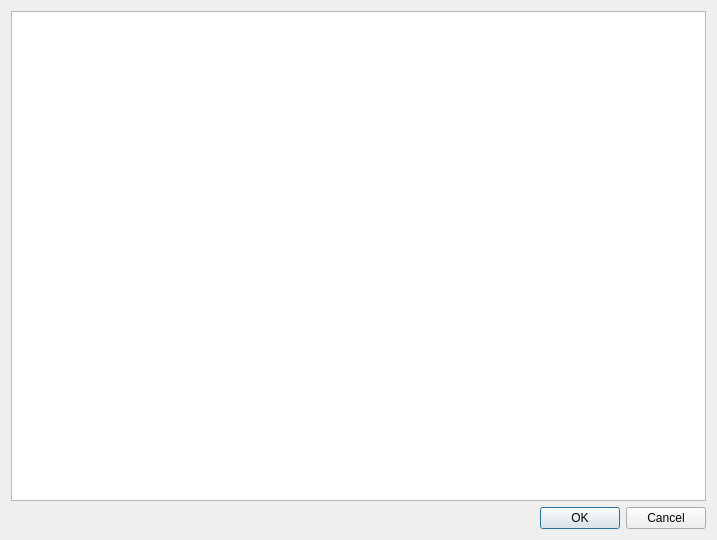
<?xml version="1.0" encoding="UTF-8"?>
<ui version="4.0">
 <class>JobEnvironmentWindowUI</class>
 <widget class="QDialog" name="JobEnvironmentWindowUI">
  <property name="geometry">
   <rect>
    <x>0</x>
    <y>0</y>
    <width>717</width>
    <height>540</height>
   </rect>
  </property>
  <property name="windowTitle">
   <string>Execution Environment for Job</string>
  </property>
  <layout class="QVBoxLayout" name="verticalLayout">
   <item>
    <widget class="QTextEdit" name="textEdit"/>
   </item>
   <item>
    <widget class="QDialogButtonBox" name="buttonBox">
     <property name="orientation">
      <enum>Qt::Horizontal</enum>
     </property>
     <property name="standardButtons">
      <set>QDialogButtonBox::Cancel|QDialogButtonBox::Ok</set>
     </property>
    </widget>
   </item>
  </layout>
 </widget>
 <resources/>
 <connections>
  <connection>
   <sender>buttonBox</sender>
   <signal>accepted()</signal>
   <receiver>JobEnvironmentWindowUI</receiver>
   <slot>accept()</slot>
   <hints>
    <hint type="sourcelabel">
     <x>248</x>
     <y>254</y>
    </hint>
    <hint type="destinationlabel">
     <x>157</x>
     <y>274</y>
    </hint>
   </hints>
  </connection>
  <connection>
   <sender>buttonBox</sender>
   <signal>rejected()</signal>
   <receiver>JobEnvironmentWindowUI</receiver>
   <slot>reject()</slot>
   <hints>
    <hint type="sourcelabel">
     <x>316</x>
     <y>260</y>
    </hint>
    <hint type="destinationlabel">
     <x>286</x>
     <y>274</y>
    </hint>
   </hints>
  </connection>
 </connections>
</ui>
